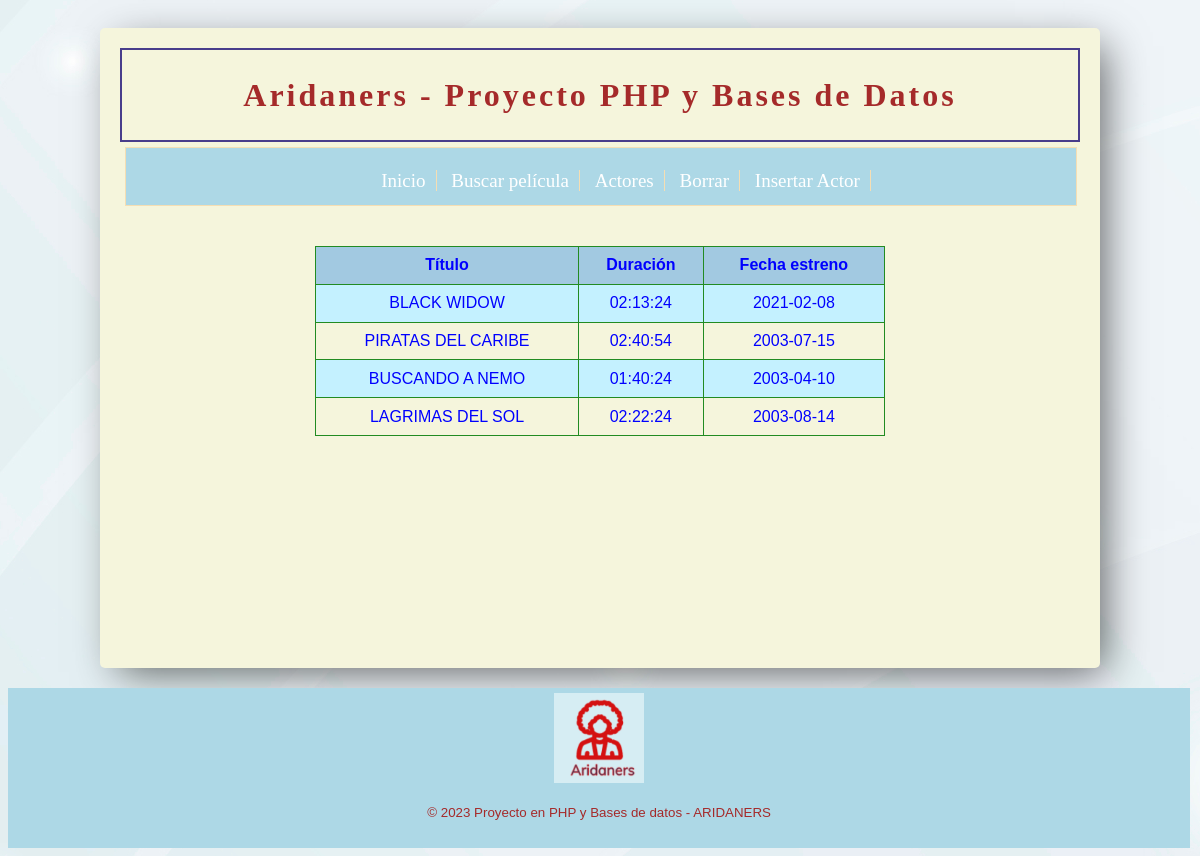
Before: / with the older database file.
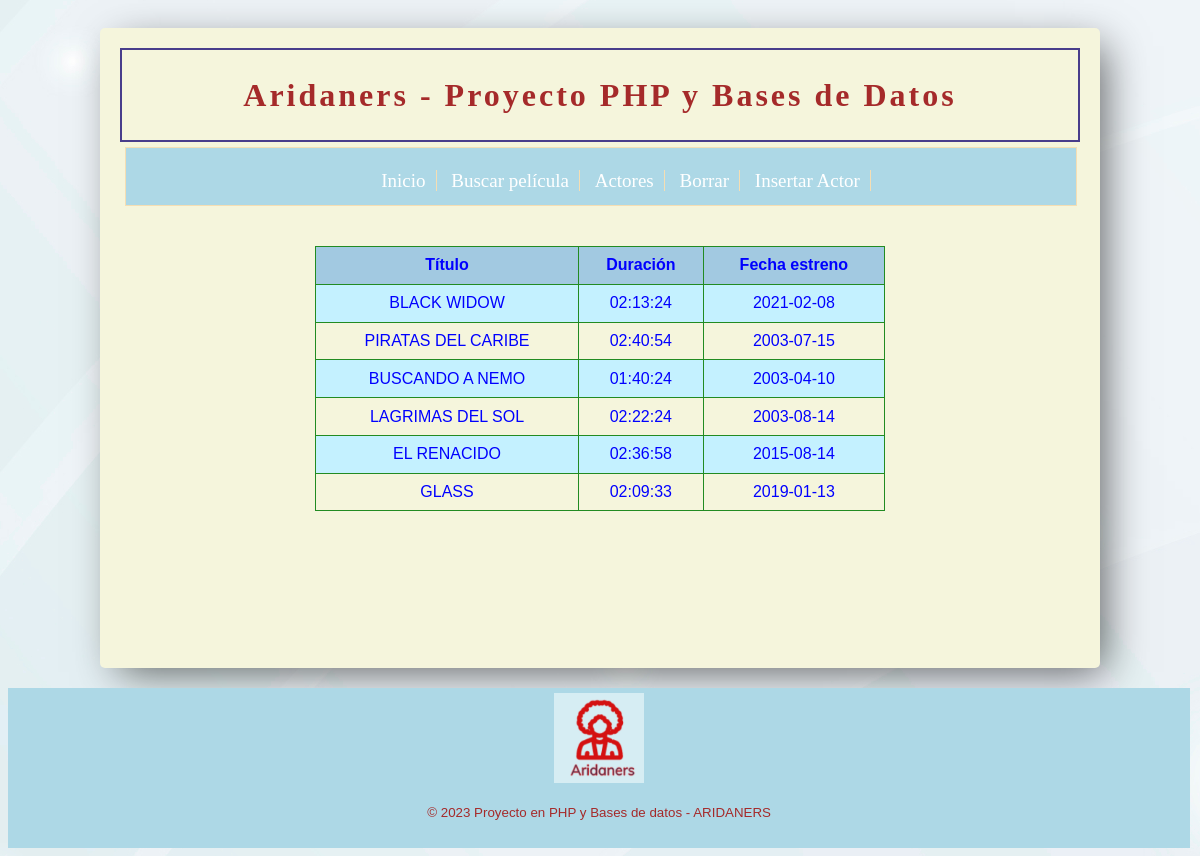
After: the same page with the newer database file.
### tables this page shows
CREATE TABLE `peliculas` (
  `ID` varchar(2) NOT NULL,
  `TITULO` varchar(50) NOT NULL,
  `FECHESTRENO` date NOT NULL,
  `DURACION` time NOT NULL,
  `GENERO` varchar(50) NOT NULL,
  `RANGOEDAD` varchar(50) NOT NULL,
  `CODDIR` varchar(2) NOT NULL,
  `CODPROD` varchar(2) NOT NULL
);

### index.php (called while the page is built, shortened)
<?php
    require_once 'utils.php';
    require_once 'conexion.php';
    require_once 'modelo.php';
          $sql = "SELECT titulo,duracion,fechestreno FROM peliculas";
          $peliculas = obtenerPeliculas($conexion, $sql);
          include "vista_inicio.php";
?>

### modelo.php (called while the page is built, shortened)
<?php
      function obtenerPeliculas($conexion, $sql)
      {
          $resul = mysqli_query($conexion, $sql);
          $peliculas = [];
          while ($fila = mysqli_fetch_array($resul))
          {
              $peliculas[] = $fila;
          }
          return $peliculas;
      }
?>

### utils.php (called while the page is built, shortened)
<?php
      function filtrarDato($dato)
      {
          return htmlspecialchars(trim($dato));
      }
?>

### vista_inicio.php (the view, shortened to what this page needs)
<?php
    include "cabecera.php";
?>
<div id="tabla_inicio">
    <table><tr><th>Título</th><th>Duración</th><th>Fecha estreno</th></tr>
<?php
    foreach ($peliculas as $pelicula)
    {
        echo "<tr><td>".filtrarDato($pelicula['titulo'])."</td>";
        echo "<td>".filtrarDato($pelicula['duracion'])."</td>";
        echo "<td>".filtrarDato($pelicula['fechestreno'])."</td>";
        echo "</tr>\n";
    }
?>
    </table>
</div>
 <?php
    include "pie.php";
?>

Changed rows visible on the page:
added peliculas: TITULO "EL RENACIDO", DURACION "02:36:58", FECHESTRENO "2015-08-14"
added peliculas: TITULO "GLASS", DURACION "02:09:33", FECHESTRENO "2019-01-13"
